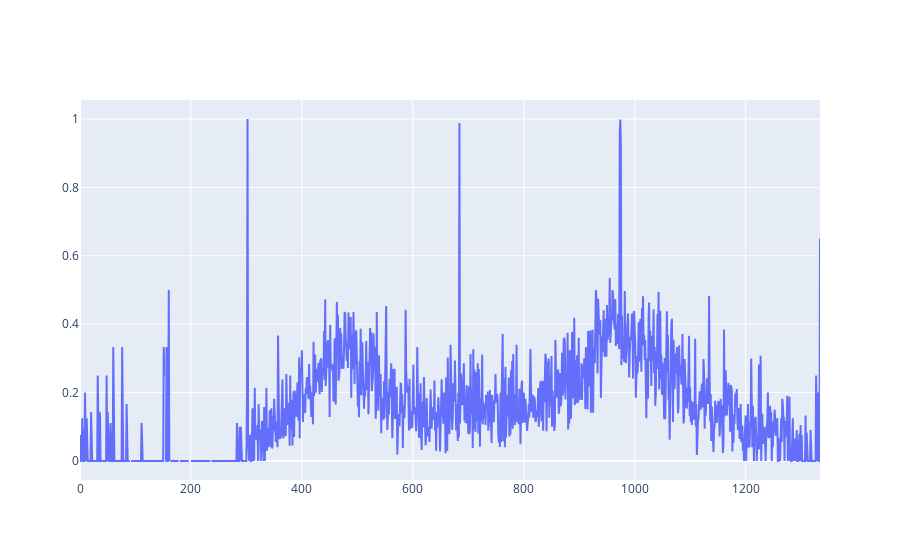

The cell this chart's notebook holds for it:
### Markdown cell above
1000 60

### Code cell
dis = pd.read_csv("disorder.csv")
dis.columns = ["window_end", "count", "all"]
import plotly.graph_objects as go
line1 = go.Scatter(x=dis.index,y=dis['count']/dis['all'], name="source")
fig = go.Figure([line1])
fig.show()

### Figure 1 — Plotly figure (JSON) as saved in the notebook; plotly's stock layout.template omitted (floating-point values rounded to 4 significant figures; data arrays with more than 128 entries replaced by an {"elided": "..."} marker saying what was removed)
{"data": [{"name": "source", "type": "scatter", "x": {"elided": "1335 int values"}, "y": {"elided": "1335 float values"}}], "layout": {"autosize": true, "xaxis": {"autorange": true, "range": [0, 1334], "type": "linear"}, "yaxis": {"autorange": true, "range": [-0.05556, 1.056], "type": "linear"}}}
